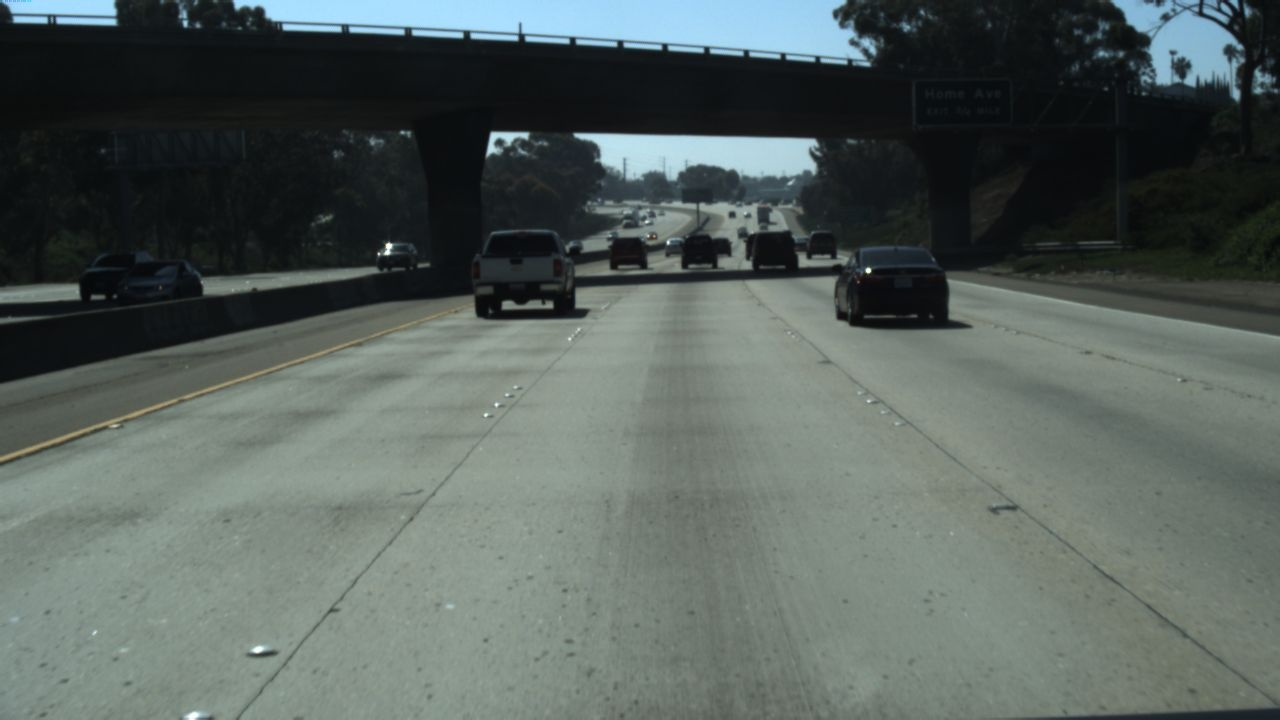
#> input picture 02_road_lane_detection_departure_warning/dataset/images/11980_20.jpg, 1280 x 720 px; its folder holds only this picture in this run
$ python lane_detection.py
#> lines starting #> are read from the running program, lines starting #| are printed output that depends on the picture; after the words box and inside, x2 and y2 are one past the last pixel; in counts of white or black regions, pixels touching at a corner belong together
#> in main, image is the input picture: shape (720, 1280, 3); mean B, G, R 93.1, 97, 86.9
import cv2
import numpy as np
import os
import glob


INPUT_DIR = "dataset/images"
OUTPUT_DIR = "results"

os.makedirs(OUTPUT_DIR, exist_ok=True)


def region_of_interest(image):

    height, width = image.shape[:2]

    mask = np.zeros_like(image)

    polygon = np.array([[
        (0, height),
        (int(width * 0.35), int(height * 0.52)),
        (int(width * 0.65), int(height * 0.52)),
        (width, height)
    ]], dtype=np.int32)

    cv2.fillPoly(mask, polygon, 255)

    return cv2.bitwise_and(image, mask)


def make_line_points(image, slope, intercept):

    height, width = image.shape[:2]

    if abs(slope) < 0.35:
        return None

    y1 = height
    y2 = int(height * 0.52)

    x1 = int((y1 - intercept) / slope)
    x2 = int((y2 - intercept) / slope)

    if not (-width <= x1 <= 2 * width):
        return None

    if not (-width <= x2 <= 2 * width):
        return None

    return (x1, y1, x2, y2)


def detect_lanes(image):

    height, width = image.shape[:2]

    center_x = width // 2

    # ------------------------------------------------
    # GRAYSCALE
    # ------------------------------------------------

    gray = cv2.cvtColor(
        image,
        cv2.COLOR_BGR2GRAY
    )

    # ------------------------------------------------
    # GAUSSIAN BLUR
    # ------------------------------------------------

    blur = cv2.GaussianBlur(
        gray,
        (5, 5),
        0
    )

    # ------------------------------------------------
    # CANNY
    # ------------------------------------------------

    edges = cv2.Canny(
        blur,
        40,
        120
    )
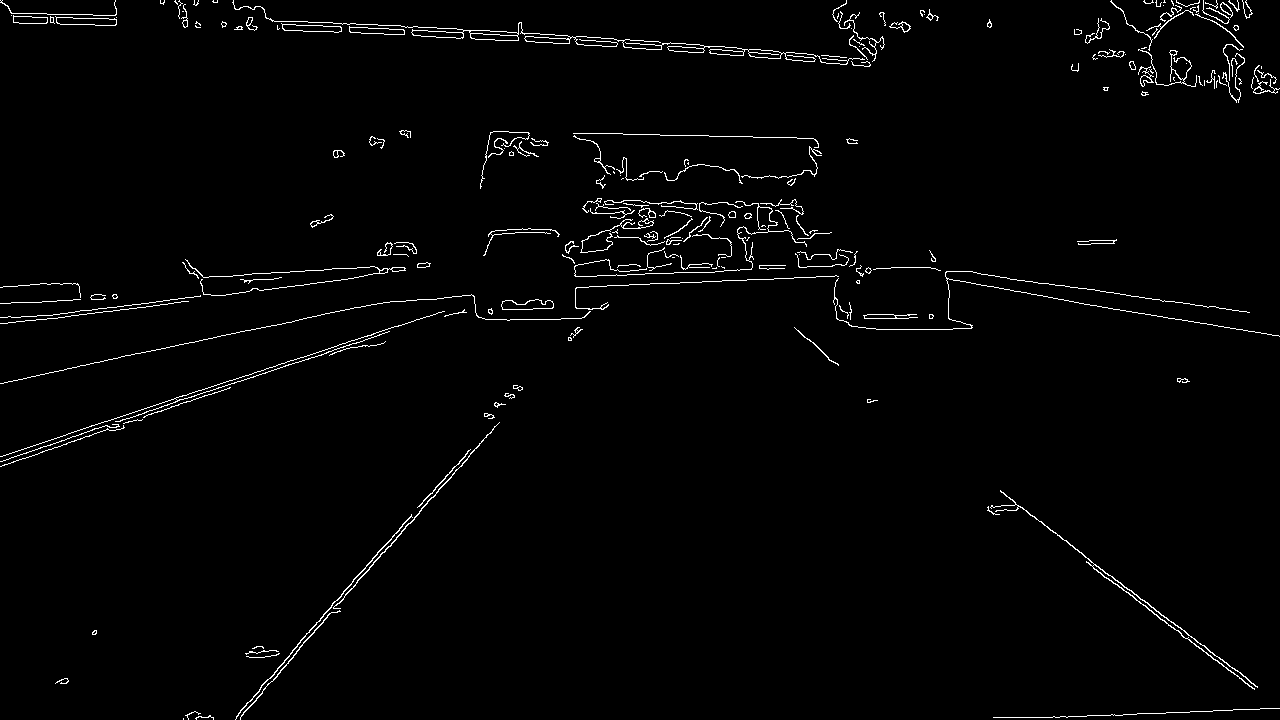
#> edges: shape (720, 1280); 1.8% white in thin lines or dots

    # ------------------------------------------------
    # WHITE ROAD MARKINGS
    # ------------------------------------------------

    white = cv2.inRange(
        gray,
        150,
        255
    )
#> white: shape (720, 1280); 8% white; 813 white regions (673 under 20 px), largest, box (x1, y1, x2, y2) and area: (233, 0, 866, 60) 21611, (432, 298, 653, 503) 11111, (574, 134, 818, 180) 7810

    # ------------------------------------------------
    # YELLOW ROAD MARKINGS
    # ------------------------------------------------

    hsv = cv2.cvtColor(
        image,
        cv2.COLOR_BGR2HSV
    )
#> hsv: shape (720, 1280, 3); mean H, S, V 75.9, 40.5, 98.9

    yellow = cv2.inRange(
        hsv,
        np.array([15, 60, 80]),
        np.array([40, 255, 255])
    )
#> yellow: shape (720, 1280); 0.09% white; 28 white regions (23 under 20 px), largest, box (x1, y1, x2, y2) and area: (0, 430, 93, 462) 381, (121, 408, 152, 420) 125, (151, 401, 177, 410) 86, (97, 420, 120, 429) 56, (201, 387, 215, 393) 40

    # Combine lane information
    combined = cv2.bitwise_or(
        edges,
        white
    )
#> combined: shape (720, 1280); 9.6% white; 848 white regions (642 under 20 px), largest, box (x1, y1, x2, y2) and area: (232, 0, 885, 65) 24302, (333, 298, 653, 609) 12368, (573, 133, 822, 184) 8428

    combined = cv2.bitwise_or(
        combined,
        yellow
    )

    # ------------------------------------------------
    # REGION OF INTEREST
    # ------------------------------------------------

    roi = region_of_interest(
        combined
    )
#> in region_of_interest, `cv2.fillPoly(mask, polygon, 255)`:
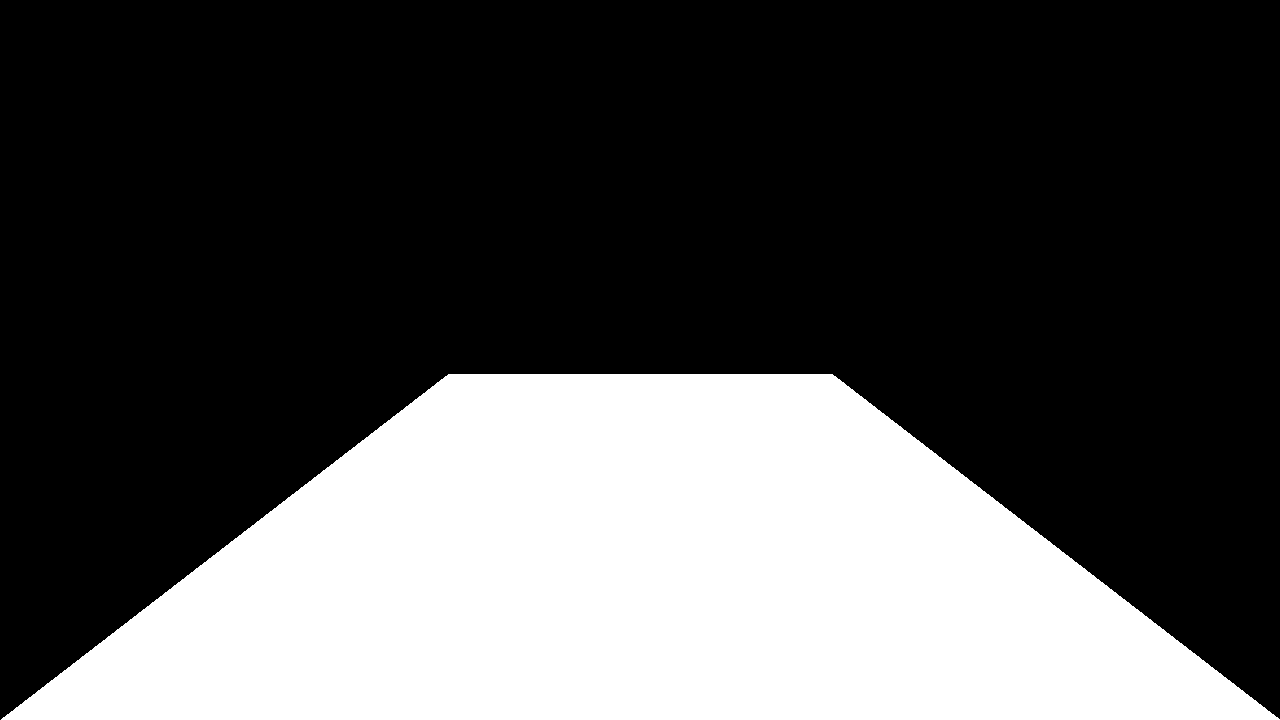
#> mask: shape (720, 1280); 31.2% white; 1 white region, box (x1, y1, x2, y2) and area: (1, 374, 1280, 720) 287974
#> in region_of_interest, `return cv2.bitwise_and(image, mask)`:
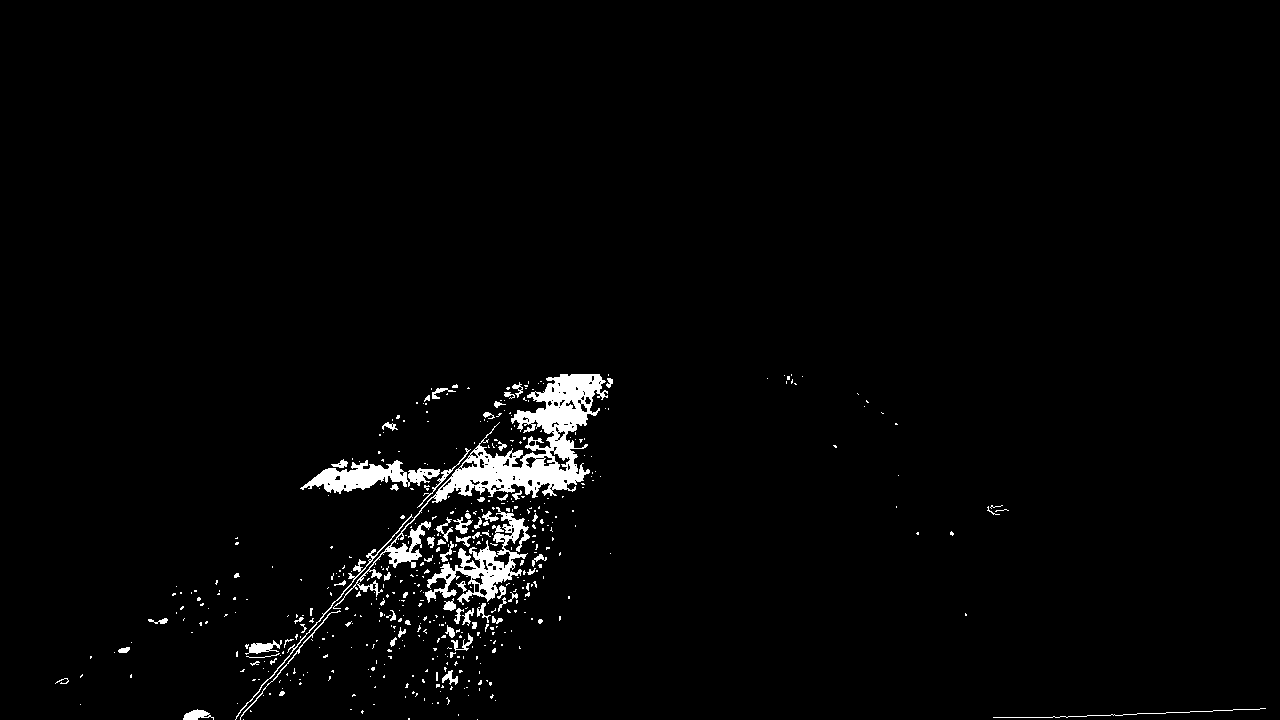
#> returned value: shape (720, 1280); 2.2% white; 498 white regions (426 under 20 px), largest, box (x1, y1, x2, y2) and area: (333, 374, 608, 609) 9011, (425, 507, 530, 605) 2876, (300, 460, 440, 494) 2108

    # ------------------------------------------------
    # HOUGH LINE DETECTION
    # ------------------------------------------------

    lines = cv2.HoughLinesP(
        roi,
        rho=1,
        theta=np.pi / 180,
        threshold=20,
        minLineLength=25,
        maxLineGap=200
    )
#> lines = 172 rows, first 6: [303, 486, 589, 471], [311, 480, 589, 470], [265, 681, 594, 374], [485, 629, 588, 374], [321, 472, 573, 463], [441, 687, 567, 375]

    left_candidates = []
    right_candidates = []

    if lines is not None:

        for line in lines:

            coords = np.asarray(
                line
            ).reshape(-1)

            if len(coords) != 4:
                continue

            x1, y1, x2, y2 = coords.astype(int)

            dx = x2 - x1
            dy = y2 - y1

            if dx == 0:
                continue

            slope = dy / float(dx)

            # Ignore nearly horizontal lines
            if abs(slope) < 0.35:
                continue

            intercept = y1 - slope * x1

            # Position where line reaches bottom
            bottom_x = (
                height - intercept
            ) / slope

            if not np.isfinite(bottom_x):
                continue

            bottom_x = int(bottom_x)

            # ----------------------------------------
            # LEFT SIDE
            # ----------------------------------------

            if slope < -0.35:

                if (
                    bottom_x > -100
                    and bottom_x < center_x - 30
                ):

                    left_candidates.append(
                        (
                            abs(
                                center_x - bottom_x
                            ),
                            slope,
                            intercept,
                            bottom_x
                        )
                    )

            # ----------------------------------------
            # RIGHT SIDE
            # ----------------------------------------

            elif slope > 0.35:

                if (
                    bottom_x > center_x + 30
                    and bottom_x < width + 100
                ):

                    right_candidates.append(
                        (
                            abs(
                                bottom_x - center_x
                            ),
                            slope,
                            intercept,
                            bottom_x
                        )
                    )
#> this loop made 172 passes
#> (x1, y1, x2, y2, dx, dy, slope, intercept) on passes 3, 4, 6: (265, 681, 594, 374, 329, -307, -0.933, 928.3), (485, 629, 588, 374, 103, -255, -2.48, 1829.7), (441, 687, 567, 375, 126, -312, -2.48, 1779)

    # ------------------------------------------------
    # SELECT BEST LEFT LINE
    # ------------------------------------------------

    left_lane = None

    if left_candidates:

        # Select candidate closest to vehicle centre
        left_candidates.sort(
            key=lambda x: x[0]
        )

        selected = left_candidates[:8]

        slopes = [
            x[1] for x in selected
        ]

        intercepts = [
            x[2] for x in selected
        ]

        slope = np.median(
            slopes
        )

        intercept = np.median(
            intercepts
        )

        left_lane = make_line_points(
            image,
            slope,
            intercept
        )

    # ------------------------------------------------
    # SELECT BEST RIGHT LINE
    # ------------------------------------------------

    right_lane = None

    if right_candidates:

        right_candidates.sort(
            key=lambda x: x[0]
        )

        selected = right_candidates[:8]

        slopes = [
            x[1] for x in selected
        ]

        intercepts = [
            x[2] for x in selected
        ]

        slope = np.median(
            slopes
        )

        intercept = np.median(
            intercepts
        )

        right_lane = make_line_points(
            image,
            slope,
            intercept
        )

    # ------------------------------------------------
    # DRAW RESULT
    # ------------------------------------------------

    result = image.copy()

    # Left lane
    if left_lane is not None:

        cv2.line(
            result,
            (left_lane[0], left_lane[1]),
            (left_lane[2], left_lane[3]),
            (0, 255, 0),
            7
        )

    # Right lane
    if right_lane is not None:

        cv2.line(
            result,
            (right_lane[0], right_lane[1]),
            (right_lane[2], right_lane[3]),
            (0, 255, 0),
            7
        )

    # ------------------------------------------------
    # LANE STATUS
    # ------------------------------------------------

    warning = "LANE DETECTION INCOMPLETE"

    if (
        left_lane is not None
        and right_lane is not None
    ):

        left_x = left_lane[0]
        right_x = right_lane[0]

        lane_center = (
            left_x + right_x
        ) // 2

        vehicle_center = center_x

        offset = (
            lane_center -
            vehicle_center
        )

        # Departure left
        if offset < -80:

            warning = (
                "LANE DEPARTURE - LEFT"
            )

        # Departure right
        elif offset > 80:

            warning = (
                "LANE DEPARTURE - RIGHT"
            )

        else:

            warning = "LANE SAFE"

        # Lane centre
        cv2.line(
            result,
            (lane_center, height),
            (
                lane_center,
                int(height * 0.52)
            ),
            (255, 0, 0),
            4
        )

        # Vehicle centre
        cv2.line(
            result,
            (vehicle_center, height),
            (
                vehicle_center,
                int(height * 0.52)
            ),
            (0, 255, 255),
            3
        )

    # ------------------------------------------------
    # STATUS BOX
    # ------------------------------------------------

    cv2.rectangle(
        result,
        (20, 20),
        (700, 90),
        (0, 0, 0),
        -1
    )

    if "DEPARTURE" in warning:

        color = (0, 0, 255)

    elif "SAFE" in warning:

        color = (0, 255, 0)

    else:

        color = (0, 255, 255)

    cv2.putText(
        result,
        warning,
        (35, 65),
        cv2.FONT_HERSHEY_SIMPLEX,
        0.9,
        color,
        2
    )
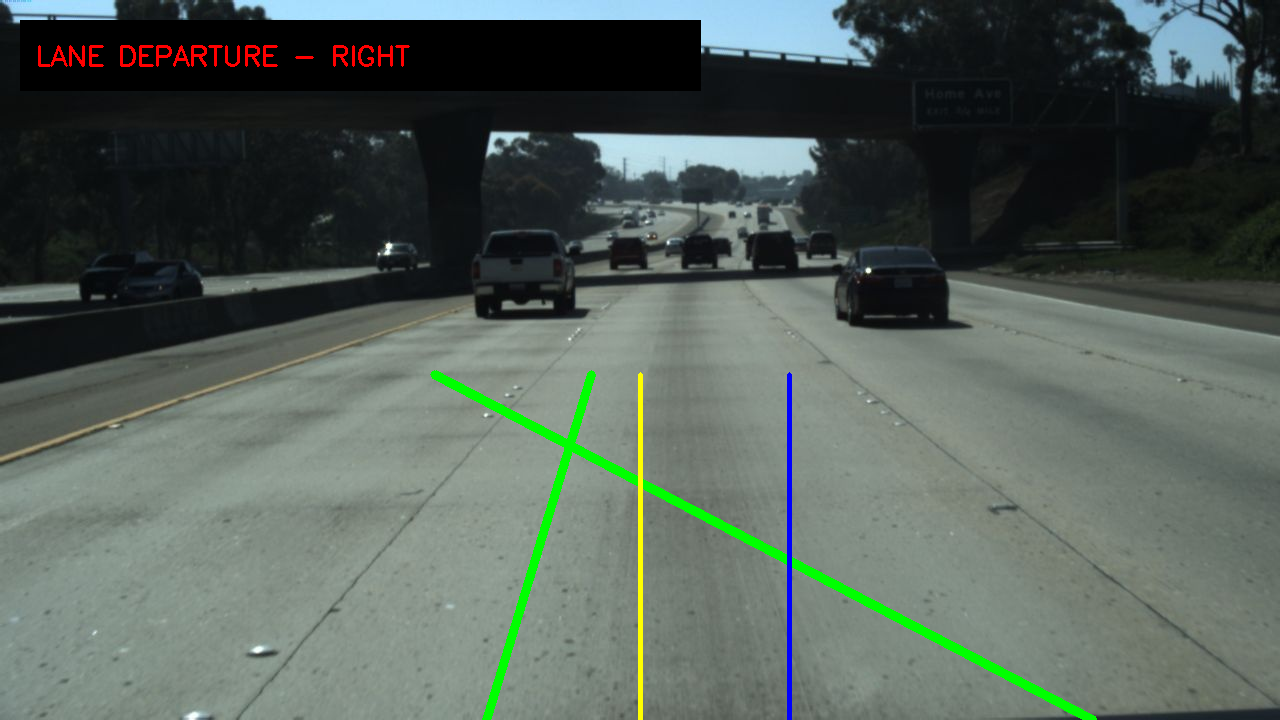
#> result: shape (720, 1280, 3); mean B, G, R 88.6, 95.4, 84.1

    return result


def main():

    images = sorted(
        glob.glob(
            os.path.join(
                INPUT_DIR,
                "*.jpg"
            )
        )
    )

    print(
        f"Found {len(images)} images"
    )

    for i, image_path in enumerate(images):

        image = cv2.imread(
            image_path
        )

        if image is None:

            print(
                f"Could not read: {image_path}"
            )

            continue

        result = detect_lanes(
            image
        )

        filename = os.path.basename(
            image_path
        )

        output_path = os.path.join(
            OUTPUT_DIR,
            filename
        )

        cv2.imwrite(
            output_path,
            result
        )

        print(
            f"[{i + 1}/{len(images)}] "
            f"{filename}"
        )

    print()
    print(
        "Lane detection completed."
    )


if __name__ == "__main__":

    main()
